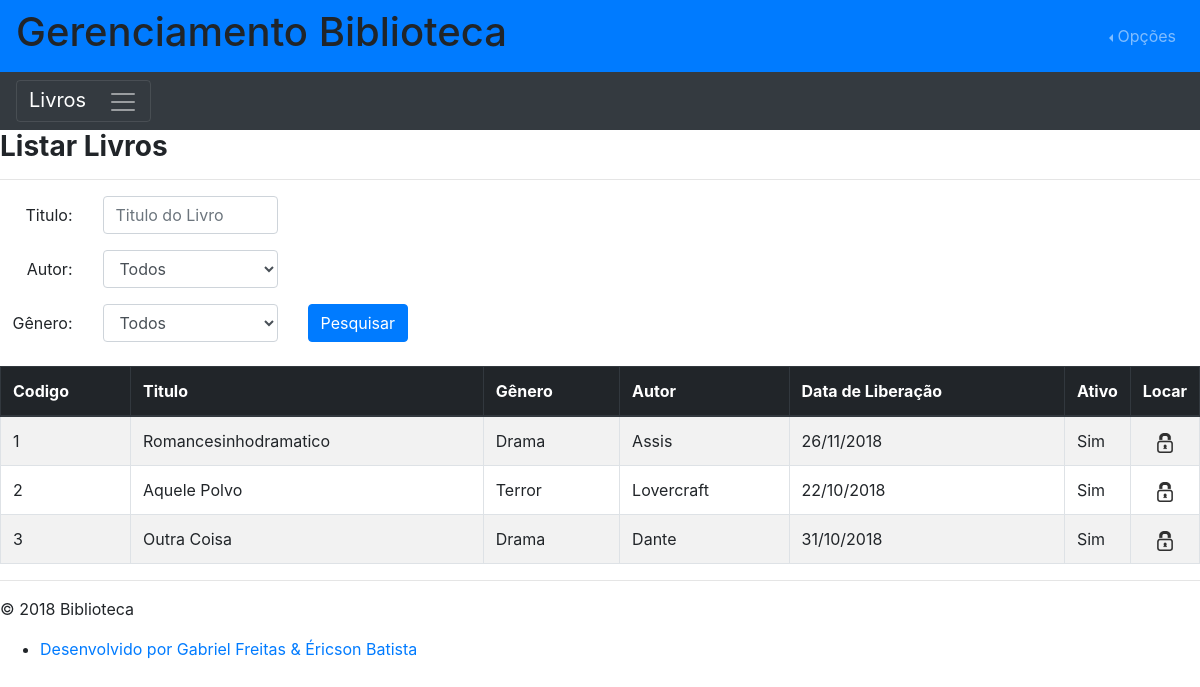
The page /view/livro/listar.php (signed in) on the database its author committed.
### tables this page shows
CREATE TABLE `livro` (
  `liv_codigo` int(11) NOT NULL,
  `liv_isbn` char(17) NOT NULL,
  `liv_titulo` varchar(200) NOT NULL,
  `gen_codigo` int(11) NOT NULL,
  `aut_codigo` int(11) NOT NULL,
  `liv_disponivel` char(1) NOT NULL,
  `liv_ativo` char(1) NOT NULL
);

CREATE TABLE `genero` (
  `gen_codigo` int(11) NOT NULL,
  `gen_descricao` varchar(100) NOT NULL,
  `gen_ativo` char(1) NOT NULL
);

CREATE TABLE `autor` (
  `aut_codigo` int(11) NOT NULL,
  `aut_nome` varchar(100) NOT NULL,
  `aut_ativo` char(1) NOT NULL
);

### model/Livro.php (called while the page is built, shortened)
<?php
class Livro
{
    public static function listar($codigo=null, $titulo=null, $autor=null, $genero=null, $ativo=null, $atraso=null) {
        $conexao = Database::connect();
    	$sql = "SELECT L.liv_codigo, ".
        	            "L.liv_titulo,".
                	    "L.liv_ativo,".
                	    "L.liv_isbn,".
                	    "L.liv_disponivel,".
                	    "L.gen_codigo,".
                	    "L.aut_codigo,".
                	    "G.gen_descricao,".
                	    "A.aut_nome, ".
        	            "(select max(loc_data_previsao_retorno) ".
        	            "FROM locacao where liv_codigo = L.liv_codigo AND loc_ativa = 'S') loc_data_previsao_retorno ".
                 "FROM livro as L, genero as G, autor as A ".
                "WHERE L.gen_codigo = G.gen_codigo AND L.aut_codigo = A.aut_codigo";
    	if ($ativo)
    	    $sql.=" AND L.liv_ativo = 'S'";
        $stm= $conexao->prepare($sql);
        if (!$stm->execute()){
            return $stm->errorInfo();
        }
        $livros = array();
        while ($resultado= $stm->fetch(PDO::FETCH_ASSOC)){
            $livros[]= array( "liv_codigo" => $resultado['liv_codigo'],
                               "liv_titulo" => $resultado['liv_titulo'],
                               "liv_ativo" => $resultado['liv_ativo'],
                               "liv_isbn" => $resultado['liv_isbn'],
                               "liv_disponivel" => $resultado['liv_disponivel'],
                               "gen_codigo" => $resultado['gen_codigo'],
                               "aut_codigo" => $resultado['aut_codigo'],
                               "aut_nome" => $resultado['aut_nome'],
                               "loc_data_previsao_retorno" => $resultado['loc_data_previsao_retorno'],
                               "gen_descricao" => $resultado['gen_descricao']);
        }
        return $livros;
    }
}

### view/livro/listar.php (the view, shortened to what this page needs)
<?php
require_once '..\cabecalho_geral.php';
require_once 'cabecalho.php';
$liv_titulo= isset($_POST['liv_nome'])?$_POST['liv_nome']:null;
$liv_autor= isset($_POST['liv_autor'])?$_POST['liv_autor']:null;
$liv_genero= isset($_POST['liv_genero'])?$_POST['liv_genero']:null;
if($_SESSION['administrador'] == 'U'){
    $resultado= Livro::listar(null, $liv_titulo, $liv_autor, $liv_genero, 'S');
}else{
    $resultado= Livro::listar(null, $liv_titulo, $liv_autor, $liv_genero);
}
?>
<div>
	<div>
		<form method='POST'>
			<div><h3 class="font-weight-bold">Listar Livros</h3><hr /></div>
        	<div class="form-group row">
        		<div class="col-sm-1" align="right">
        			<label class="col-form-label" for="liv_nome">Titulo:</label>
        		</div>
        		<div class="col-sm-2">
        			<input type='text' name='liv_nome' id='liv_nome' class="form-control" placeholder="Titulo do Livro" value='<?= $liv_titulo ?>'>
        		</div>
    		</div>
			<div class="form-group row">
        		<div class="col-sm-1" align="right">
	        		<label class="col-form-label" for="liv_autor" id='liv_autor'>Autor:</label>
	        	</div>
    	    	<div class="col-sm-2">
            		<select name='liv_autor' class="form-control">
            		        <option value=''>Todos</option>
            		</select>
            	</div>
    		</div>
    		<div class="form-group row">
        		<div class="col-sm-1" align="right">
	        		<label class="col-form-label" for="liv_genero" id='"liv_genero"'>Gênero:</label>
	        	</div>
    	    	<div class="col-sm-2">
            		<select name='liv_genero' class="form-control">
            		        <option value=''>Todos</option>
            		</select>
            	</div>
        		<div class="col-sm-2">
        			<button  type='submit' class="btn btn-primary mb-2" name='Pesquisar' value='Pesquisar'>Pesquisar</button>
        		</div>
    		</div>
		</form>
        <table class="table table-striped table-bordered table-hover">
        	<thead class="thead-dark">
        	<tr>
        		<th style="width:130px">Codigo</th>
        		<th>Titulo</th>
        		<th>Gênero</th>
        		<th>Autor</th>
        		<th>Data de Liberação</th>
        		<th style="width:60px">Ativo</th>
        		<th style="width:60px">Locar</th>
        	</tr>
        	</thead>
        	<tbody>
        	<?php foreach($resultado as $chave): ?>
        	<tr>
        		<td><?= $chave["liv_codigo"] ?></td>
        		<td><?= $chave["liv_titulo"] ?></td>
        		<td><?= $chave["gen_descricao"] ?></td>
        		<td><?= $chave["aut_nome"] ?></td>
        		<?php if($chave["liv_disponivel"]=='N'){?>
				<td><?= date('d/m/Y', strtotime($chave["loc_data_previsao_retorno"])) ?></td>
    			<?php }else{?> <td>Disponivel</td> <?php }?>
    			<td><?= $chave["liv_ativo"]=='S'?'Sim':'Nao' ?></td>
        		<?php if($_SESSION['administrador'] == 'A'){?>
            		<td class="text-center"><a href='alterar.php?codigo=<?= $chave["liv_codigo"] ?>'><img src="../../img/edit.png" width="20" title="Alterar" /></a></td>
            		<td class="text-center"><a href='listar.php?desativar=true&codigo=<?= $chave["liv_codigo"] ?>'onclick="return confirm('Este Livro será desativado. Confirmar?')" ><img src="../../img/excluir.png" width="20" title="Excluir" /></a></td>
        		<?php } if($chave["liv_disponivel"]=='S'){?>
        					<td class="text-center"><a href='../locacao/incluir.php?codigo=<?= $chave["liv_codigo"] ?>'><img src="../../img/locar.png" width="20" title="Locar" /></a></td>
    			<?php }else{?>
    						<td class="text-center"><a href='#'><img src="../../img/block.png" width="20" title="Indisponivel" /></a></td>
        		<?php }?>
        	</tr>
        	<?php endforeach; ?>
        	</tbody>
        </table>
	</div>
</div>
<?php require_once '..\rodape_geral.php';

### rows shown on the page
livro: liv_codigo "1", liv_titulo "Romancesinhodramatico", gen_codigo.gen_descricao "Drama", aut_codigo.aut_nome "Assis", loc_data_previsao_retorno "26/11/2018", liv_ativo "Sim"
livro: liv_codigo "2", liv_titulo "Aquele Polvo", gen_codigo.gen_descricao "Terror", aut_codigo.aut_nome "Lovercraft", loc_data_previsao_retorno "22/10/2018", liv_ativo "Sim"
livro: liv_codigo "3", liv_titulo "Outra Coisa", gen_codigo.gen_descricao "Drama", aut_codigo.aut_nome "Dante", loc_data_previsao_retorno "31/10/2018", liv_ativo "Sim"
